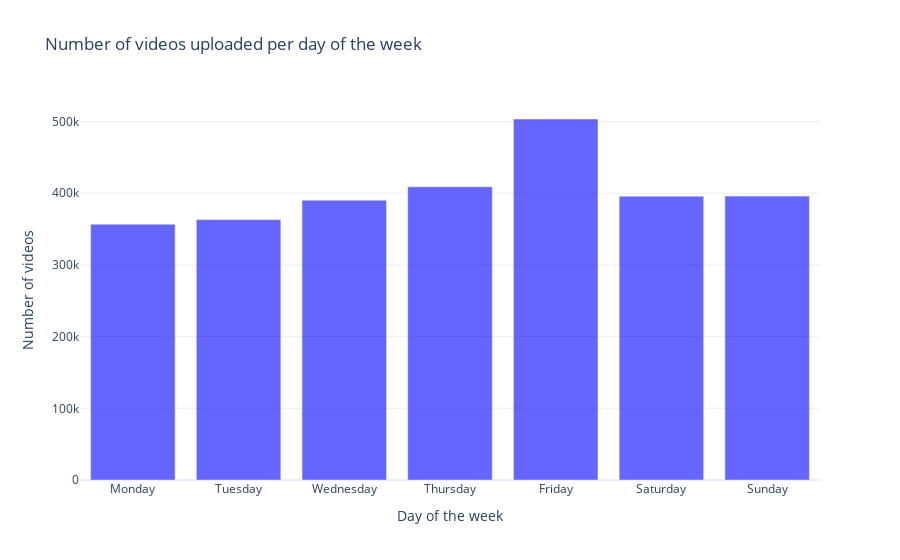

The notebook cell this image was saved under:
### Code cell
df['day_of_week'] = df['video_published_at'].dt.dayofweek
day_names = {0: 'Monday', 1: 'Tuesday', 2: 'Wednesday', 3: 'Thursday', 4: 'Friday', 5: 'Saturday', 6: 'Sunday'}
df['day_name'] = df['day_of_week'].map(day_names)

videos_per_dayofweek = df['day_name'].value_counts().reindex(['Monday', 'Tuesday', 'Wednesday', 'Thursday', 'Friday', 'Saturday', 'Sunday'])

fig = go.Figure(data=[go.Bar(
    x=videos_per_dayofweek.index,
    y=videos_per_dayofweek.values,
    marker_color='blue',
    opacity=0.6
)])

fig.update_layout(
    title='Number of videos uploaded per day of the week',
    xaxis_title='Day of the week',
    yaxis_title='Number of videos',
    template='plotly_white',
    xaxis=dict(tickmode='array', tickvals=videos_per_dayofweek.index),
    yaxis=dict(showgrid=True),
    showlegend=False
)

fig.show()

### Figure 1 — Plotly figure (JSON) as saved in the notebook; plotly's stock layout.template omitted (floating-point values rounded to 4 significant figures)
{"data": [{"marker": {"color": "blue"}, "opacity": 0.6, "type": "bar", "x": ["Monday", "Tuesday", "Wednesday", "Thursday", "Friday", "Saturday", "Sunday"], "y": [356868, 363159, 390316, 409006, 503492, 395834, 395942]}], "layout": {"showlegend": false, "title": {"text": "Number of videos uploaded per day of the week"}, "xaxis": {"tickmode": "array", "tickvals": ["Monday", "Tuesday", "Wednesday", "Thursday", "Friday", "Saturday", "Sunday"], "title": {"text": "Day of the week"}}, "yaxis": {"showgrid": true, "title": {"text": "Number of videos"}}}}
